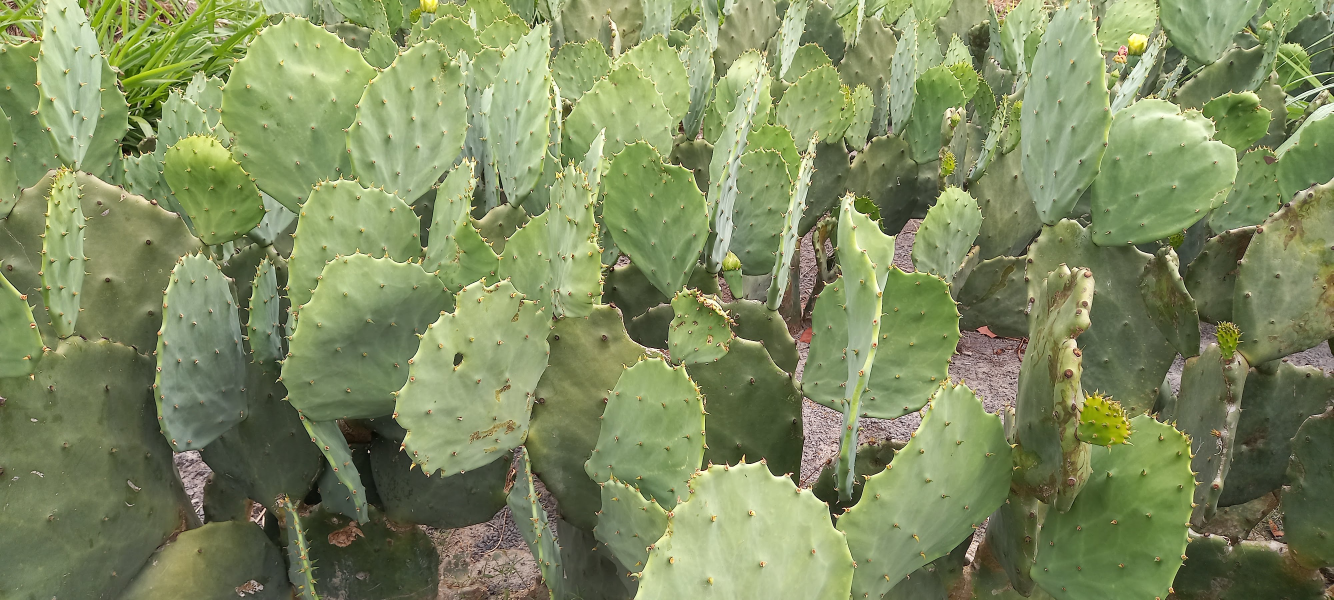
#> input picture Orelha de elefante editada/20231016_094736.jpg, 4000 x 1800 px (shown at 1/3 size); its folder holds only this picture in this run
$ jupyter execute --allow-errors 1.Preprocessamento.ipynb
#> lines starting #> are read from the running program, lines starting #| are printed output that depends on the picture
# Palmas Machine Learning - Etapa de preprocessamento

Neste notebook estão as etapas de preprocessamento para as imagens de palmas dos tipos *miuda* e *orelha de elefante*.

Os processos foram feitos da seguinte maneira:

- Remoção de artefatos usando o Photoshop para todas as imagens;
- Normalização das imagens para o padrão RGB;
- Redimensionamento das imagens para 640x640;
- Normalização das imagens do para a escala de 0 a 1;
- Augmento de dados.

[cell 1]
import Augmentor
import cv2
import matplotlib.pyplot as plt
import numpy as np
import os
import shutil

## Miuda

#> (a cell that did not finish here is left out)

[cell 3]
datasets_dir = 'imagens_redimensionadas_normalizadas/Miuda'

if not os.path.exists(datasets_dir):
    os.makedirs(datasets_dir)
    print('Diretório foi criado!')

### Redimensionamento e normalização

Redimensiosamento para 640x640 e normalização das imagens para o padrão RGB e para a escala de 0 a 1.

#> (a cell that did not finish here is left out)

### Augmento de imagens

[cell 5]
miuda_imagens = os.listdir('imagens_redimensionadas_normalizadas/Miuda')
print(f'Número de imagens da miuda: {len(miuda_imagens)}')

[cell 6]
datasets_dir = 'imagens_augmentadas/Miuda'

if not os.path.exists(datasets_dir):
    os.makedirs(datasets_dir)
    print('Diretório foi criado!')

[cell 7]
# Caminho para a pasta onde as imagens normalizadas estão localizadas
pasta_redimensionadas_normalizadas = 'imagens_redimensionadas_normalizadas/Miuda'
#> (the rest of this cell did not finish here and is left out)

[cell 8]
miuda_imagens_aumentadas_path = 'imagens_redimensionadas_normalizadas/Miuda/output'
#> (the rest of this cell did not finish here and is left out)

## Orelha de Elefante

[cell 9]
elefante_imagens = os.listdir('Orelha de elefante editada')
print(f'Número de imagens de Orelha de Elefante: {len(elefante_imagens)}')

[cell 10]
datasets_dir = 'imagens_redimensionadas_normalizadas/Orelha_elefante'

if not os.path.exists(datasets_dir):
    os.makedirs(datasets_dir)
    print('Diretório foi criado!')

### Redimensionamento e normalização

Redimensiosamento para 640x640 e normalização das imagens para o padrão RGB e para a escala de 0 a 1.

[cell 11]
for elefante_imagem in elefante_imagens:
    image = cv2.imread(f'Orelha de elefante editada/{elefante_imagem}')
#> image is the input picture: shape (1800, 4000, 3); mean B, G, R 96.2, 139.6, 127.2
    image = cv2.cvtColor(image, cv2.COLOR_BGR2RGB)
    # Resimensionamento da imagem
    image = cv2.resize(image, (640, 640))
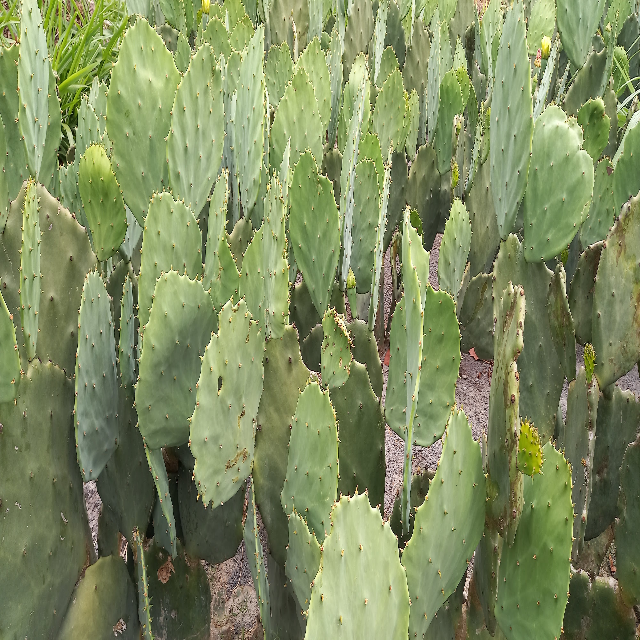
#> image: shape (640, 640, 3); mean R, G, B 127.1, 139.5, 96.1
    # Normalização para imagem para escala de 0 a 1
    image = image / 255.0
    # Salvar image
    plt.imsave(fname=f'{datasets_dir}/{elefante_imagem}', arr=image)


$ run again, on Orelha de elefante editada/IMG_20231016_100635_729.jpg
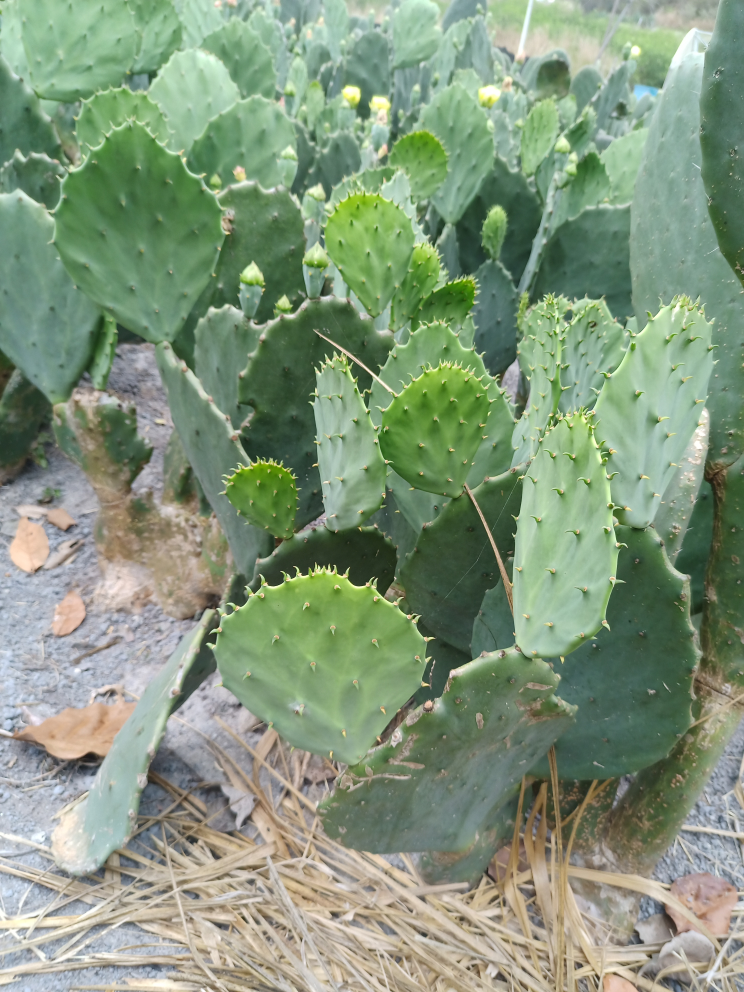
#> input picture Orelha de elefante editada/IMG_20231016_100635_729.jpg, 2976 x 3968 px (shown at 1/4 size)
#> image is the input picture: shape (3968, 2976, 3); mean B, G, R 124.9, 150.7, 131.8
#> `image = cv2.resize(image, (640, 640))`:
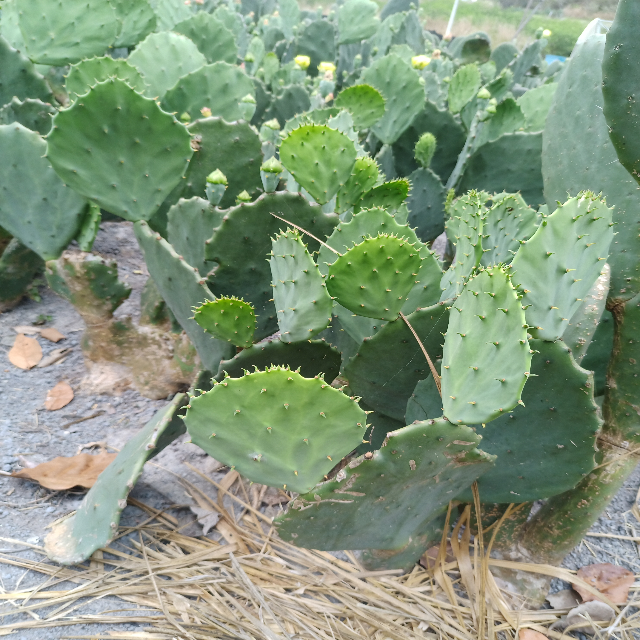
#> image: shape (640, 640, 3); mean R, G, B 131.7, 150.6, 124.8

$ run again, on Orelha de elefante editada/IMG_20231016_101006_125.jpg
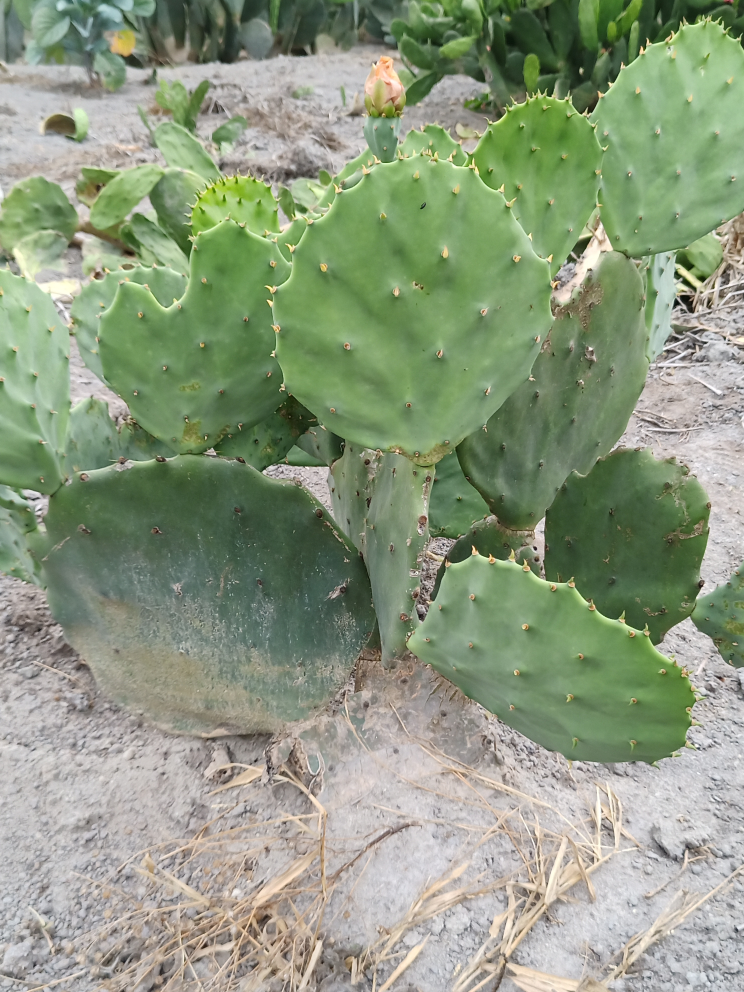
#> input picture Orelha de elefante editada/IMG_20231016_101006_125.jpg, 2976 x 3968 px (shown at 1/4 size)
#> image is the input picture: shape (3968, 2976, 3); mean B, G, R 128, 153.5, 140.9
#> `image = cv2.resize(image, (640, 640))`:
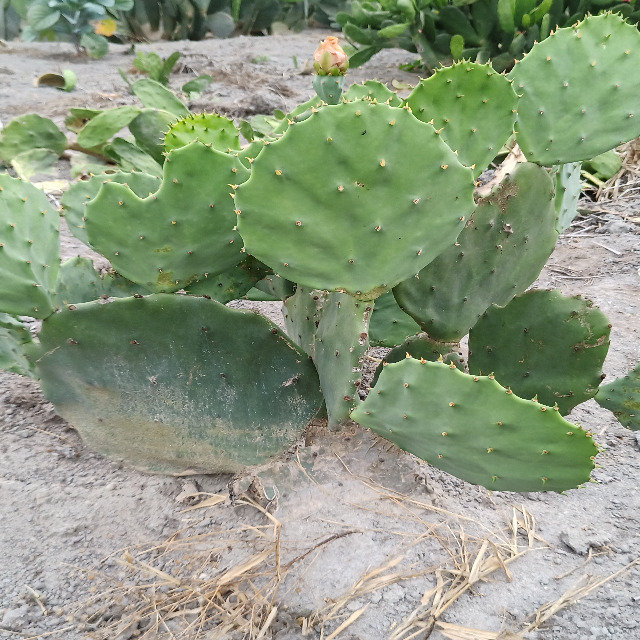
#> image: shape (640, 640, 3); mean R, G, B 140.8, 153.4, 127.9

$ run again, on Orelha de elefante editada/IMG_20231016_101228_823.jpg
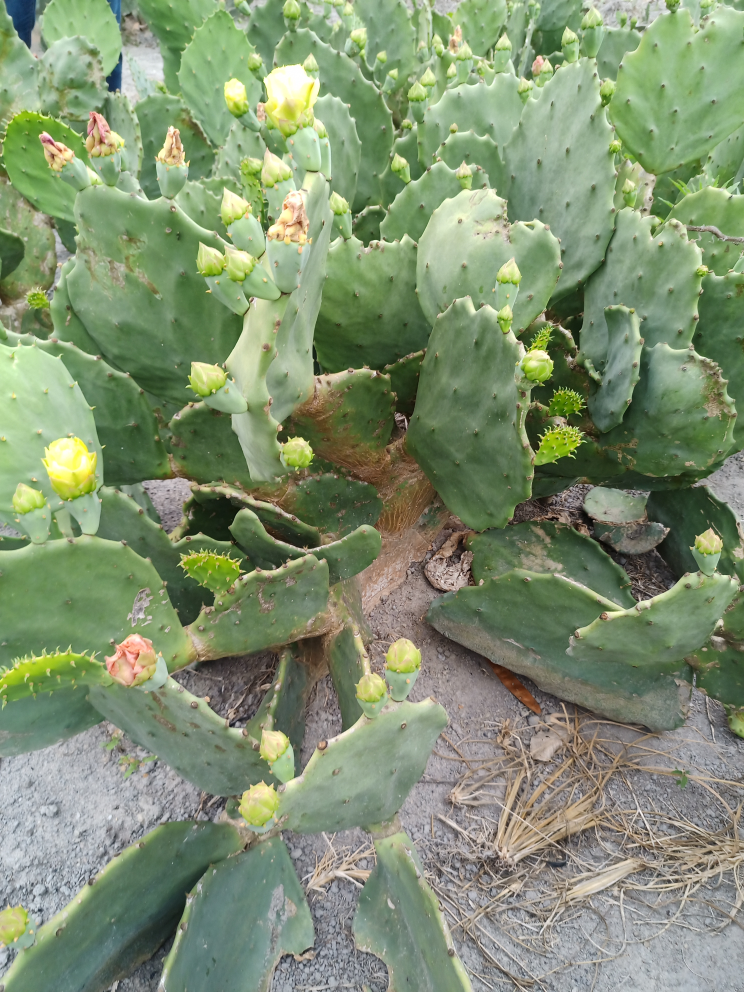
#> input picture Orelha de elefante editada/IMG_20231016_101228_823.jpg, 2976 x 3968 px (shown at 1/4 size)
#> image is the input picture: shape (3968, 2976, 3); mean B, G, R 113.6, 144.6, 128.7
#> `image = cv2.resize(image, (640, 640))`:
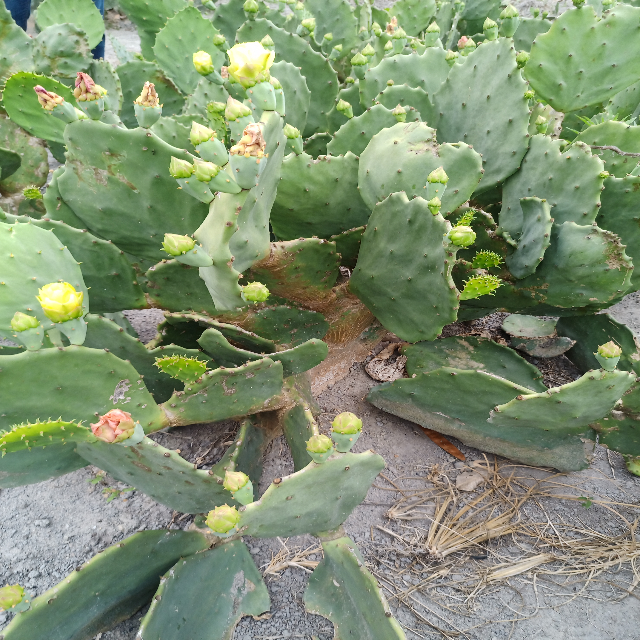
#> image: shape (640, 640, 3); mean R, G, B 128.7, 144.5, 113.5

$ run again, on Orelha de elefante editada/20231016_094751.jpg
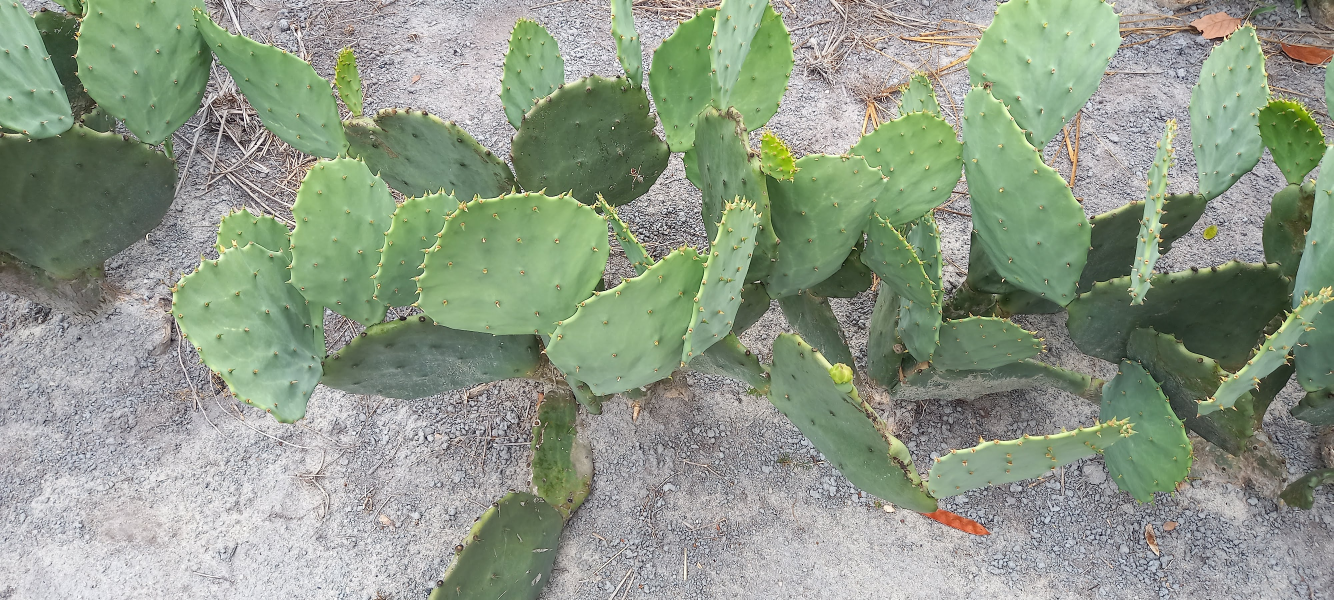
#> input picture Orelha de elefante editada/20231016_094751.jpg, 4000 x 1800 px (shown at 1/3 size)
#> image is the input picture: shape (1800, 4000, 3); mean B, G, R 136.5, 154.5, 142.9
#> `image = cv2.resize(image, (640, 640))`:
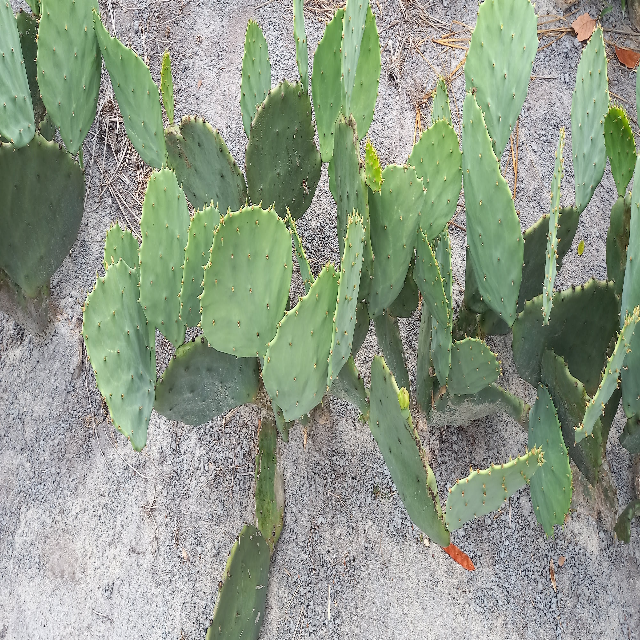
#> image: shape (640, 640, 3); mean R, G, B 142.8, 154.4, 136.4
